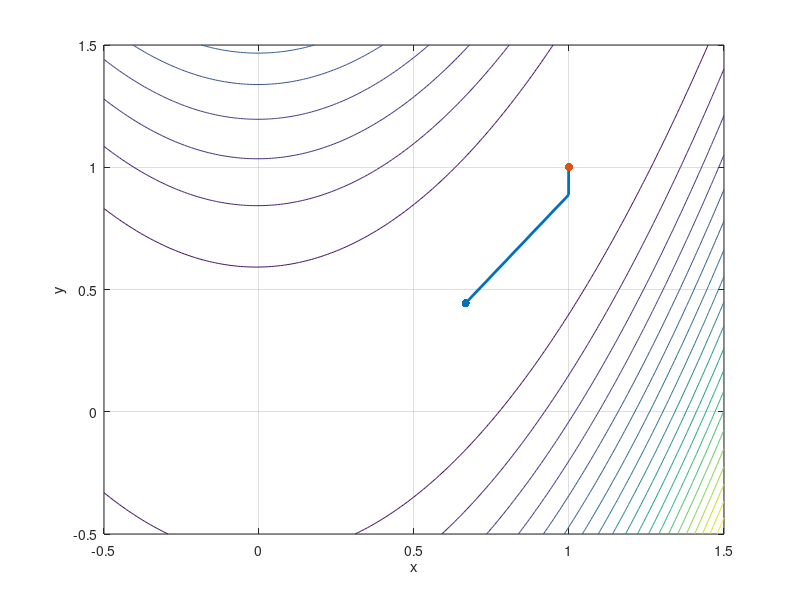
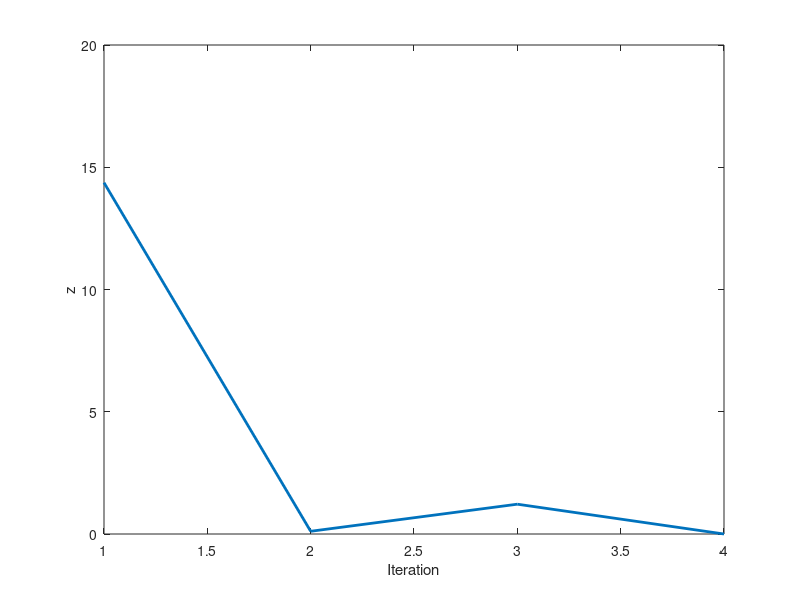

The MATLAB source for these figures, in order:
max_iter = 1e4;
max_err = 1e-3;
rollout = [];
x = rand;
y = rand;

for iter = 1:max_iter
    z = (1 - x)^2 + 100*(y - x^2)^2;
    dzdx = 2*x - 400*x*(- x^2 + y) - 2;
    dzdy = - 200*x^2 + 200*y;
    Hinv = [1/(2*(200*x^2 - 200*y + 1)), x/(200*x^2 - 200*y + 1);
        x/(200*x^2 - 200*y + 1), (600*x^2 - 200*y + 1)/(200*(200*x^2 - 200*y + 1))];
    d = Hinv * [dzdx; dzdy];
    x = x - d(1);
    y = y - d(2);
    rollout(iter, :) = [x y z];
    if z-0 < max_err
        fprintf('Converge to minima (%.4f, %.4f) at iteration %d!\n', x, y, iter);
        break
    end
end

plot(rollout(:, 1), rollout(:, 2), 'linewidth', 2);
hold on; scatter(rollout(1, 1), rollout(1, 2), 'filled');
hold on; scatter(rollout(iter, 1), rollout(iter, 2), 'filled');
xlabel('x'), ylabel('y');

x0 = -0.5:0.01:1.5;
y0 = -0.5:0.01:1.5;
[xx, yy] = meshgrid(x0, y0);
zz = (1 - xx).^2 + 100*(yy - xx.^2).^2;
hold on, grid on;
contour(xx, yy, zz, 20);

figure();
plot(rollout(:, 3), 'linewidth', 2);
xlabel('Iteration'), ylabel('z');
